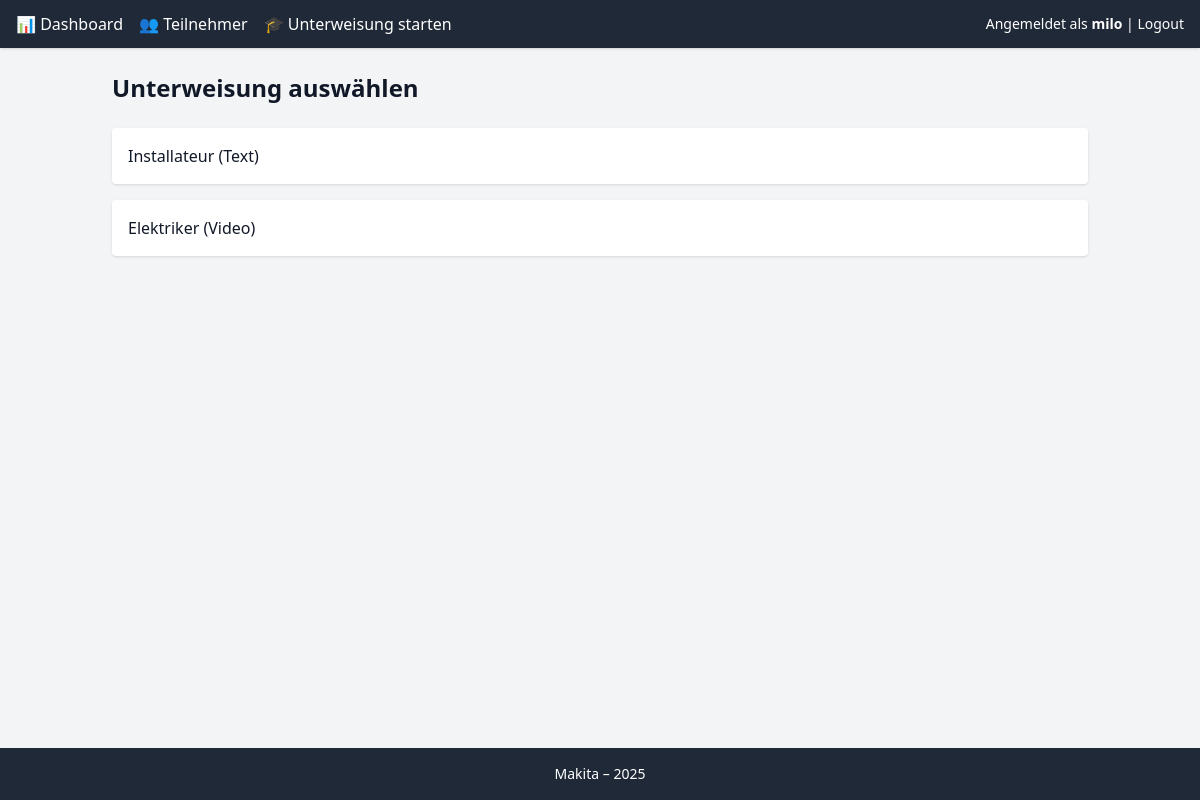
/unterweisung/ (signed in), run on the app's committed database.
### unterweisungen/models.py (models this page shows, shortened)
class Unterweisungstyp(models.Model):
    name = models.CharField(max_length=100)
    slug = models.SlugField(unique=True, blank=True)
    UNTERWEISUNG_ARTEN = [
        ('video', 'Video'),
        ('text', 'Text'),
    ]
    unterweisung_art = models.CharField(max_length=10, choices=UNTERWEISUNG_ARTEN, default='video')
    video = models.FileField(upload_to='unterweisungsvideos/', blank=True, null=True)
    text_markdown = MarkdownxField(blank=True, null=True)

### unterweisungen/views.py (the view)
# urls.py: path('unterweisung/', views.unterweisung_auswahl, name='unterweisung_auswahl'),
def unterweisung_auswahl(request):
    if not request.session.get('zugang_erlaubt'):
        return redirect('passwort_wall')
    unterweisungstypen = Unterweisungstyp.objects.all()
    return render(request, "unterweisungen/unterweisung_auswahl.html", {
        "unterweisungstypen": unterweisungstypen
    })

### unterweisungen/templates/unterweisungen/unterweisung_auswahl.html (shortened to what this page needs)
{% extends "unterweisungen/base.html" %}
{% block content %}
<h2 class="text-2xl font-semibold mb-6">Unterweisung auswählen</h2>
<div class="grid gap-4">
  {% for typ in unterweisungstypen %}
    <a href="{% url 'unterweisung_start' slug=typ.slug %}" class="block p-4 rounded shadow bg-white hover:bg-gray-100">
      {{ typ.name }} ({{ typ.get_unterweisung_art_display }})
    </a>
  {% endfor %}
</div>
{% endblock %}

### unterweisungen/templates/unterweisungen/base.html (shortened to what this page needs)
{% load static %}
<!DOCTYPE html>
<html lang="de">
<head>
  <link href="{% static 'css/output.css' %}" rel="stylesheet">
</head>
<body class="bg-gray-100 text-gray-900 flex flex-col min-h-screen">
  <nav class="bg-gray-800 text-white px-4 py-3 shadow">
    <div class="flex flex-wrap gap-4 items-center justify-between max-w-6xl mx-auto">
      <div class="flex gap-4">
        <a href="{% url 'dashboard' %}" class="hover:underline">📊 Dashboard</a>
        <a href="{% url 'teilnehmer_liste' %}" class="hover:underline">👥 Teilnehmer</a>
        <a href="{% url 'unterweisung_auswahl' %}" class="hover:underline">🎓 Unterweisung starten</a>
      </div>
      <div class="text-sm">
        {% if user.is_authenticated %}
          Angemeldet als <strong>{{ user.username }}</strong> |
          <a href="{% url 'logout' %}" class="text-red-400 hover:underline">Logout</a>
        {% else %}
          <a href="{% url 'login' %}" class="text-blue-400 hover:underline">Login</a>
        {% endif %}
      </div>
    </div>
  </nav>
  <main class="flex-grow max-w-5xl mx-auto w-full p-6">
    {% block content %}{% endblock %}
  </main>
  <footer class="bg-gray-800 text-white text-center py-4">
    <p class="text-sm">Makita – 2025</p>
  </footer>
</body>
</html>

### data on the page
Unterweisungstyp: name "Installateur", unterweisung_art "Text"
Unterweisungstyp: name "Elektriker", unterweisung_art "Video"

### other printed values
{{ user.username }} "milo"
